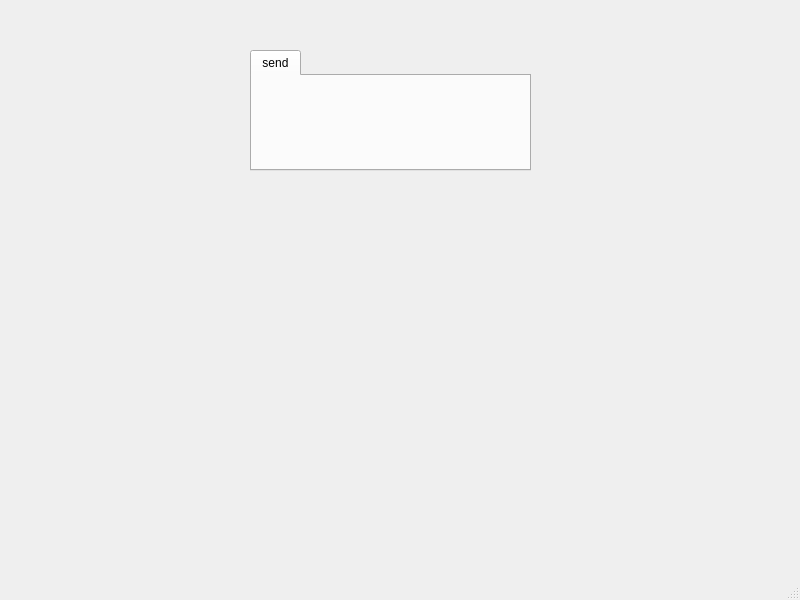
<?xml version="1.0" encoding="UTF-8"?>
<ui version="4.0">
 <class>MainWindow</class>
 <widget class="QMainWindow" name="MainWindow">
  <property name="geometry">
   <rect>
    <x>0</x>
    <y>0</y>
    <width>800</width>
    <height>600</height>
   </rect>
  </property>
  <property name="windowTitle">
   <string>Wallet</string>
  </property>
  <widget class="QWidget" name="centralwidget">
   <property name="minimumSize">
    <size>
     <width>800</width>
     <height>400</height>
    </size>
   </property>
   <widget class="QWidget" name="verticalLayoutWidget">
    <property name="geometry">
     <rect>
      <x>250</x>
      <y>50</y>
      <width>281</width>
      <height>121</height>
     </rect>
    </property>
    <layout class="QVBoxLayout" name="mainLayout">
     <item>
      <widget class="QTabWidget" name="tabWidget">
       <property name="tabPosition">
        <enum>QTabWidget::TabPosition::North</enum>
       </property>
       <property name="currentIndex">
        <number>0</number>
       </property>
       <property name="tabsClosable">
        <bool>false</bool>
       </property>
       <widget class="SendTab" name="send">
        <attribute name="title">
         <string>send</string>
        </attribute>
       </widget>
      </widget>
     </item>
    </layout>
   </widget>
  </widget>
  <widget class="QMenuBar" name="menubar">
   <property name="geometry">
    <rect>
     <x>0</x>
     <y>0</y>
     <width>800</width>
     <height>23</height>
    </rect>
   </property>
  </widget>
  <widget class="QStatusBar" name="statusbar"/>
 </widget>
 <customwidgets>
  <customwidget>
   <class>SendTab</class>
   <extends>QWidget</extends>
   <header location="global">sendtab.h</header>
   <container>1</container>
  </customwidget>
 </customwidgets>
 <resources/>
 <connections/>
</ui>
